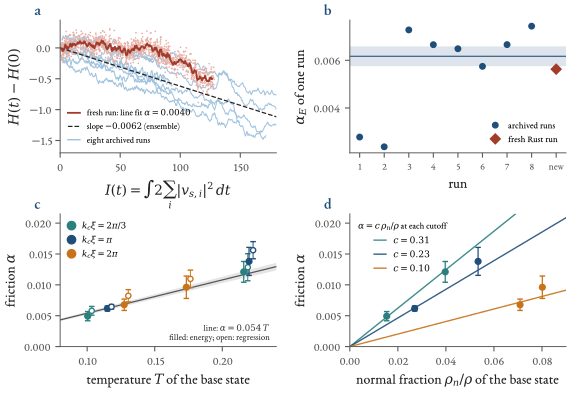

The Python source for this figure:
"""Chapter 7, Figure 5: measuring the friction in the field.
 (a) the energy identity of DissipativeVortexDynamics.energy_dissipation on the tracks of the fresh Rust run (ch07_pairrun.py): the change of the
     point-vortex energy H(t) - H(0) against I(t) = int 2 sum_i |v_s,i|^2 dt is a straight line of slope -alpha (hbar = m = 1);
 (b) single-run estimates of alpha at T = 0.115 (energy estimator): the 8 archived runs of the campaign and the fresh run;
 (c) the friction against the temperature for the six arms (three cutoffs) of the friction-law campaign, with the line alpha = a T;
 (d) the same data against the normal fraction of the base state, with the three lines through the origin of a fixed coefficient at each cutoff.
The estimators are the programme's registered ones (exploration/pgpe/transport_estimators.py), evaluated here through the Rust extension
qf_pgpe.analyse_tracks, which agrees with the Python code to 6e-16 on the 8 archived tracks (see 'estimator_crosscheck' in ch07_numbers.json).
    PYTHONPATH=/mnt/data/xdev-cache/qf_ext python ch07_friction.py [tag]"""
import sys, json, glob
from pathlib import Path
sys.path.insert(0, str(Path(__file__).resolve().parents[1])); sys.path.insert(0, str(Path(__file__).resolve().parent))
from figstyle import *
from ch07_common import addnum
ROOT = Path(__file__).resolve().parents[2]; TR = ROOT / "data/generated/pgpe/transport"
sys.path.insert(0, str(ROOT / "exploration/pgpe"))
import qf_pgpe
from transport_estimators import pv_energy, pv_velocity, min_opposite_distance
tag = sys.argv[1] if len(sys.argv) > 1 else "e060_d10_s7"
L = 64.0; res = {}
import hashlib, os, time as _time
_qf = Path(qf_pgpe.__file__).resolve(); res["qf_pgpe_module"] = dict(path=str(_qf), sha256=hashlib.sha256(_qf.read_bytes()).hexdigest(), mtime=_time.strftime("%Y-%m-%d %H:%M", _time.localtime(os.path.getmtime(_qf))))


# BOOK-BEGIN rust_estimators
def load_tracks(files):
    out = []
    for f in files:
        z = np.load(f, allow_pickle=True); out.append((z["t"].astype(float), z["R"].astype(float), z["q"].astype(np.int64)))
    return out


def est(tracks):
    return qf_pgpe.analyse_tracks([(t, R, q) for t, R, q in tracks], L)
# BOOK-END rust_estimators


def identity_series(tt, RR, qq, settle=100.0, d_valid=4.0):
    """H(t) and I(t) = int 2 sum_i |v_s,i|^2 dt of a track, with the registered settling time and validity cut (stop where a vortex and an antivortex are closer than 4)"""
    close = np.array([min_opposite_distance(np.mod(RR[k], L), qq, L) < d_valid for k in range(len(tt))]); n_ok = int(np.argmax(close)) if close.any() else len(tt)
    m = tt[:n_ok] >= settle; t_ = tt[:n_ok][m]; R_ = RR[:n_ok][m]
    H_ = np.array([pv_energy(np.mod(R_[k], L), qq, L) for k in range(len(t_))])
    S_ = np.array([float((pv_velocity(np.mod(R_[k], L), qq, L) ** 2).sum()) for k in range(len(t_))])
    I_ = np.concatenate([[0.0], np.cumsum(0.5 * (S_[1:] + S_[:-1]) * np.diff(t_))]) * 2.0
    return t_, H_, I_


# ------------------------------------------------------------------ the fresh run
zf = np.load(tag if tag.endswith(".npz") else f"/mnt/data/xdev-cache/book_ch07/ch07_pairrun_{tag}.npz", allow_pickle=True); mf = json.loads(str(zf["meta"]))
tf, Rf, qf = zf["t"].astype(float), zf["R"].astype(float), zf["q"].astype(np.int64)
res["fresh_run"] = dict(tag=tag, ended=mf["ended"], t_end=mf["t_end"], d0=mf["d0"], seed=mf["seed"], drift_E=mf.get("drift_E"), seconds=mf.get("seconds"))
# registered validity: settling time 100, and stop where any vortex-antivortex distance drops below 4
t, H, I = identity_series(tf, Rf, qf)
slope = np.sum((I - I.mean()) * (H - H.mean())) / np.sum((I - I.mean()) ** 2); alpha_E_fit = -slope
resid = (H - H.mean()) - slope * (I - I.mean())
res["energy_identity"] = dict(n_samples=int(len(t)), t_range=[float(t[0]), float(t[-1])], I_range=float(I[-1] - I[0]), H_change=float(H[-1] - H[0]), alpha_E_direct=float(alpha_E_fit),
                              rms_residual=float(np.sqrt(np.mean(resid ** 2))), r2=float(1 - np.sum(resid ** 2) / np.sum((H - H.mean()) ** 2)))
# the same quantity through the Rust extension, whole track and four consecutive sub-tracks (for a jackknife error)
full = est([(tf, Rf, qf)]); res["fresh_run"]["rust_full"] = {k: full[k] for k in ("alpha_energy", "alpha_regression", "one_minus_alpha_prime", "eta", "msd_exponent")}
m1000 = tf <= 1000.0; early = est([(tf[m1000], Rf[m1000], qf)])                          # the interim look at the checkpoint t = 1000 (made to test the pipeline; nothing was decided on it)
res["fresh_run"]["first_1000"] = {k: early[k] for k in ("alpha_energy", "alpha_regression", "one_minus_alpha_prime")}
cuts = np.linspace(0, len(tf), 5).astype(int); subs = [(tf[a:b], Rf[a:b], qf) for a, b in zip(cuts[:-1], cuts[1:])]
sub = est(subs); res["fresh_run"]["rust_four_subtracks"] = {k: sub[k] for k in ("alpha_energy", "alpha_energy_se", "alpha_regression", "alpha_regression_se", "one_minus_alpha_prime", "one_minus_alpha_prime_se", "n_blocks")}
# separations: d^2 slope
def pair_d(R_, i, j):
    d = R_[:, i] - R_[:, j]; d -= L * np.round(d / L); return np.hypot(d[:, 0], d[:, 1])
sl = []
for (i, j) in ((0, 1), (2, 3)):
    d = pair_d(Rf, i, j); a_, b_ = np.polyfit(tf, d ** 2, 1); sl.append(a_)
res["fresh_run"]["alpha_from_d2_slope_mean"] = float(-np.mean(sl) / 4); res["fresh_run"]["alpha_from_d2_slope_each"] = [float(-s_ / 4) for s_ in sl]

# ------------------------------------------------------------------ archived single-run estimates at T = 0.115
arch = sorted(glob.glob(str(TR / "prod_e0.60_d*_s*.npz"))) + sorted(glob.glob(str(TR / "G2_e0.60_antiparallel_d10_s*.npz")))
single = []; T_END = float(tf[-1])                                  # single-run estimates over the SAME duration as the fresh run, and over the full archived track
for f in arch:
    z_ = np.load(f, allow_pickle=True); t_, R_, q_ = z_["t"].astype(float), z_["R"].astype(float), z_["q"].astype(np.int64); w_ = t_ <= T_END
    r = est([(t_[w_], R_[w_], q_)]); rf_ = est([(t_, R_, q_)])
    single.append(dict(file=Path(f).name, alpha_energy=r["alpha_energy"], alpha_regression=r["alpha_regression"], alpha_energy_full_track=rf_["alpha_energy"], alpha_regression_full_track=rf_["alpha_regression"], t_end_full=float(t_[-1])))
ens = est(load_tracks(arch))
res["archived_T0115"] = dict(runs=single, ensemble={k: ens[k] for k in ("alpha_energy", "alpha_energy_se", "alpha_regression", "alpha_regression_se", "one_minus_alpha_prime", "one_minus_alpha_prime_se", "eta", "eta_se", "msd_exponent", "n_blocks")})
aE = np.array([s_["alpha_energy"] for s_ in single]); res["archived_T0115"]["single_run_alpha_energy_mean_sd"] = [float(aE.mean()), float(aE.std(ddof=1))]; res["archived_T0115"]["window_t_end"] = T_END
res["fresh_run"]["z_vs_archived_same_duration"] = float((full["alpha_energy"] - aE.mean()) / aE.std(ddof=1))
res["fresh_run"]["rank_lowest_first_of_nine"] = int(1 + (aE < full["alpha_energy"]).sum())
aEf = np.array([s_["alpha_energy_full_track"] for s_ in single]); res["archived_T0115"]["single_run_alpha_energy_full_track_mean_sd"] = [float(aEf.mean()), float(aEf.std(ddof=1))]

# ------------------------------------------------------------------ the six arms
fl = json.loads((TR / "fl/friction_law_results.json").read_text()); arms = fl["arms"]
def wmean(v, s):
    v, s = np.array(v), np.array(s); w = 1 / s ** 2; mu = (w * v).sum() / w.sum(); return float(mu), float(1 / np.sqrt(w.sum())), float(((v - mu) ** 2 * w).sum())
aT_E = wmean([a["alpha_energy"] / a["T"] for a in arms], [a["alpha_energy_se"] / a["T"] for a in arms])
aT_R = wmean([a["alpha_regression"] / a["T"] for a in arms], [a["alpha_regression_se"] / a["T"] for a in arms])
cE = {}; cR = {}
for kc in sorted({round(a["kcut"], 2) for a in arms}):
    sel = [a for a in arms if round(a["kcut"], 2) == kc]
    cE[kc] = wmean([a["alpha_energy"] / a["rho_n"] for a in sel], [a["alpha_energy_se"] / a["rho_n"] for a in sel])
    cR[kc] = wmean([a["alpha_regression"] / a["rho_n"] for a in sel], [a["alpha_regression_se"] / a["rho_n"] for a in sel])
oneE = wmean([a["alpha_energy"] / a["rho_n"] for a in arms], [a["alpha_energy_se"] / a["rho_n"] for a in arms])
oneR = wmean([a["alpha_regression"] / a["rho_n"] for a in arms], [a["alpha_regression_se"] / a["rho_n"] for a in arms])
res["six_arms"] = dict(alpha_over_T_energy=dict(a=aT_E[0], se=aT_E[1], chi2=aT_E[2], dof=len(arms) - 1), alpha_over_T_regression=dict(a=aT_R[0], se=aT_R[1], chi2=aT_R[2], dof=len(arms) - 1),
                       c_energy_by_cutoff={str(k): dict(c=v[0], se=v[1], chi2=v[2]) for k, v in cE.items()}, c_regression_by_cutoff={str(k): dict(c=v[0], se=v[1]) for k, v in cR.items()},
                       one_common_c_energy=dict(c=oneE[0], se=oneE[1], chi2=oneE[2], dof=len(arms) - 1), one_common_c_regression=dict(c=oneR[0], se=oneR[1], chi2=oneR[2], dof=len(arms) - 1),
                       spread_c_energy=float((max(v[0] for v in cE.values()) - min(v[0] for v in cE.values())) / np.mean([v[0] for v in cE.values()])),
                       arms=[{k: a.get(k) for k in ("label", "kcut", "T", "rho_n", "n_runs", "alpha_energy", "alpha_energy_se", "alpha_regression", "alpha_regression_se", "alpha_prime")} for a in arms],
                       FL2=fl["FL2"], Born_rival=fl["Born_rival"], H_T_stored=fl["H_T"], one_c_stored=fl["one_c"])
for a in arms:
    print(f"{a['label']:16s} alpha_E={a['alpha_energy']:.5f}  alpha_R={a['alpha_regression']:.5f}  alpha_E/T={a['alpha_energy'] / a['T']:.4f}")
print("alpha/T energy", aT_E, "regression", aT_R); print("c_E", cE); print("one c", oneE, oneR)

# separations of the pairs of the two archived zero-impulse G2 runs (d_0 = 10): mean of the first 20 and of the last 20 samples before t = 1500, for the text of the chapter
g2 = []
for fn in arch:
    if "G2_" not in Path(fn).name:
        continue
    z_ = np.load(fn, allow_pickle=True); t_, R_ = z_["t"].astype(float), z_["R"].astype(float)
    for k, (i, j) in enumerate(((0, 1), (2, 3))):
        d_ = pair_d(R_, i, j); g2.append(dict(file=Path(fn).name, pair=k + 1, d_start=float(d_[t_ < 20].mean()), d_end_t1500=float(d_[(t_ > 1480) & (t_ <= 1500)].mean())))
res["archived_G2_pairs"] = g2
# ------------------------------------------------------------------ the figure
colk = {2.09: TEAL, 3.14: BLUE, 6.28: ORANGE}; labk = {2.09: r"$k_c\xi=2\pi/3$", 3.14: r"$k_c\xi=\pi$", 6.28: r"$k_c\xi=2\pi$"}
fig = plt.figure(figsize=(TEXTW, 3.8)); gs = fig.add_gridspec(2, 2, wspace=0.34, hspace=0.46, left=0.085, right=0.99, top=0.955, bottom=0.095)
ax = fig.add_subplot(gs[0, 0])
sm = lambda y, n=25: np.convolve(y, np.ones(n) / n, mode="valid")
for fn in arch:
    z_ = np.load(fn, allow_pickle=True); w_ = z_["t"].astype(float) <= T_END                                            # the same duration as the fresh run
    t_, H_, I_ = identity_series(z_["t"].astype(float)[w_], z_["R"].astype(float)[w_], z_["q"].astype(np.int64))
    ax.plot(sm(I_ - I_[0]), sm(H_ - H_[0]), "-", color="#9EC1DD", lw=0.7, zorder=1)
ax.scatter(I - I[0], H - H[0], s=1.6, color="#E8B0A6", linewidths=0, zorder=2)
ax.plot(sm(I - I[0]), sm(H - H[0]), "-", color=RED, lw=1.3, zorder=4, label=rf"fresh run: line fit $\alpha={alpha_E_fit:.4f}$")
xs = np.array([0, 180]); ax.plot(xs, -0.0062 * xs, "--", color="#222222", lw=0.9, label=r"slope $-0.0062$ (ensemble)", zorder=3)
ax.plot([], [], "-", color="#9EC1DD", lw=1.0, label="eight archived runs")
ax.set_xlabel(r"$I(t)=\int 2\sum_i|v_{s,i}|^2\,dt$"); ax.set_ylabel(r"$H(t)-H(0)$"); ax.set_xlim(0, 180); ax.set_ylim(-1.7, 0.45); ax.legend(loc="lower left", fontsize=6.2, handlelength=1.4); panel(ax, "a")
ax = fig.add_subplot(gs[0, 1]); ys = [s_["alpha_energy"] for s_ in single]
ax.axhspan(ens["alpha_energy"] - ens["alpha_energy_se"], ens["alpha_energy"] + ens["alpha_energy_se"], color=BLUE, alpha=0.15, lw=0); ax.axhline(ens["alpha_energy"], color=BLUE, lw=0.8)
ax.plot(np.arange(len(ys)), ys, "o", color=BLUE, ms=4, label="archived runs"); ax.plot([len(ys)], [full["alpha_energy"]], "D", color=RED, ms=5, label="fresh Rust run")
ax.set_xticks(range(len(ys) + 1)); ax.set_xticklabels([f"{i + 1}" for i in range(len(ys))] + ["new"], fontsize=7); ax.set_xlabel("run"); ax.set_ylabel(r"$\alpha_E$ of one run"); ax.legend(loc="lower right", fontsize=6.6, handlelength=1.2); panel(ax, "b")
ax = fig.add_subplot(gs[1, 0]); Ts = np.linspace(0, 0.25, 50)
ax.fill_between(Ts, (aT_E[0] - aT_E[1]) * Ts, (aT_E[0] + aT_E[1]) * Ts, color="#999999", alpha=0.25, lw=0); ax.plot(Ts, aT_E[0] * Ts, "-", color="#555555", lw=0.9)
for a in arms:
    kc = round(a["kcut"], 2); ax.errorbar(a["T"], a["alpha_energy"], a["alpha_energy_se"], fmt="o", color=colk[kc], ms=4.2, capsize=2, lw=0.9)
    ax.errorbar(a["T"] + 0.003, a["alpha_regression"], a["alpha_regression_se"], fmt="o", mfc="white", color=colk[kc], ms=3.8, capsize=2, lw=0.7)
ax.set_xlabel(r"temperature $T$ of the base state"); ax.set_ylabel(r"friction $\alpha$"); ax.set_xlim(0.08, 0.24); ax.set_ylim(0, 0.0215); panel(ax, "c")
for kc in (2.09, 3.14, 6.28): ax.plot([], [], "o", color=colk[kc], label=labk[kc])
ax.legend(loc="upper left", fontsize=6.3, handlelength=0.8); ax.text(0.97, 0.05, rf"line: $\alpha={aT_E[0]:.3f}\,T$" + "\nfilled: energy; open: regression", transform=ax.transAxes, ha="right", fontsize=6.3, color="#333333")
ax = fig.add_subplot(gs[1, 1]); xr = np.linspace(0, 0.09, 20)
for kc, (cm, cs, _) in cE.items():
    ax.plot(xr, cm * xr, "-", color=colk[kc], lw=1.0, alpha=0.9, label=rf"$c={cm:.2f}$")
for a in arms:
    kc = round(a["kcut"], 2); ax.errorbar(a["rho_n"], a["alpha_energy"], a["alpha_energy_se"], fmt="o", color=colk[kc], ms=4.2, capsize=2, lw=0.9)
ax.set_xlabel(r"normal fraction $\rho_n/\rho$ of the base state"); ax.set_ylabel(r"friction $\alpha$"); ax.set_xlim(0, 0.09); ax.set_ylim(0, 0.0215); panel(ax, "d")
ax.legend(loc="upper left", fontsize=6.6, handlelength=1.3, title=r"$\alpha=c\,\rho_n/\rho$ at each cutoff", title_fontsize=6.4)
res["figure_note"] = "panels c,d: energy-estimator values with jackknife errors from data/generated/pgpe/transport/fl/friction_law_results.json (written by analyze_friction_law.py)"
addnum("fig_friction", res)
save(fig, "ch07_friction")
